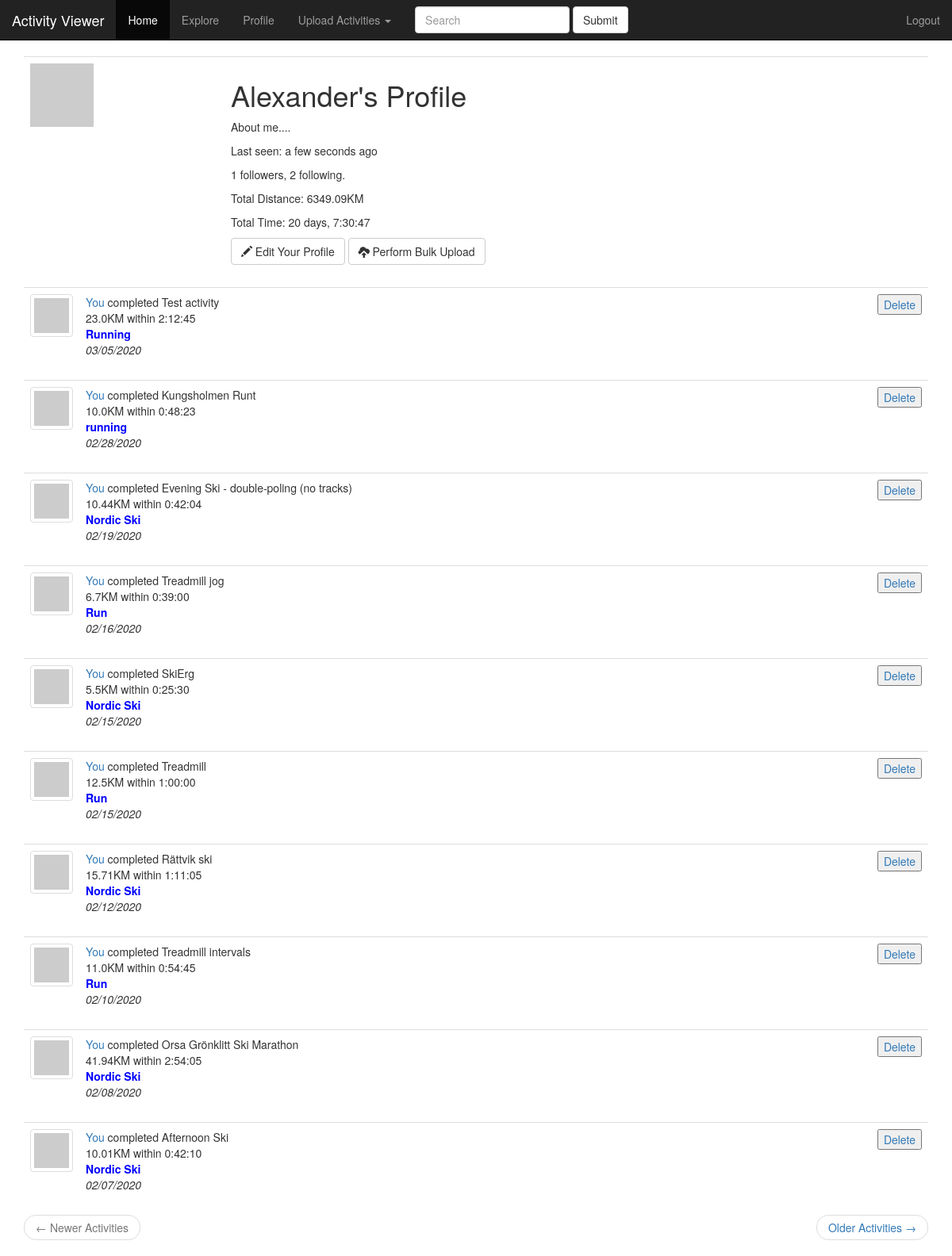
Screenshot of /profile/Alexander (signed in) with the database file from the repository.
### app/models.py (models this page shows, shortened)
class User(UserMixin, db.Model):
    id = db.Column(db.Integer, primary_key=True)
    username = db.Column(db.String(64), index=True, unique=True)
    email = db.Column(db.String(120), index=True, unique=True)
    activities = db.relationship('Activity', backref='athlete', lazy='dynamic')
    password_hash = db.Column(db.String(128))
    about_me = db.Column(db.String(140))
    last_seen = db.Column(db.DateTime, default=datetime.utcnow)
    follows = db.relationship(
        'User', secondary=followers,
        primaryjoin=(followers.c.follower_id == id),
        secondaryjoin=(followers.c.follows_id == id),
        backref=db.backref('followers', lazy='dynamic'), lazy='dynamic')
    def avatar(self, size):
        digest = md5(self.email.lower().encode('utf-8')).hexdigest()
        return 'https://www.gravatar.com/avatar/{}?d=identicon&s={}'.format(
            digest, size)

class Activity(db.Model):
    id = db.Column(db.Integer, primary_key=True)
    timestamp = db.Column(db.DateTime, index=True, default=datetime.utcnow)
    title = db.Column(db.String(64), index=True)
    activity_type = db.Column(db.String(64), index=True)
    distance = db.Column(db.Float)
    duration = db.Column(db.Integer)
    user_id = db.Column(db.Integer, db.ForeignKey('user.id'))

### app/main/routes.py (the view)
@bp.route('/profile/<username>', methods=['GET', 'POST'])
@login_required
def profile(username):
    user = User.query.filter_by(username=username).first_or_404()
    page = request.args.get('page', 1, type=int)
    activities = user.activities.order_by(Activity.timestamp.desc()).paginate(
        page, app.config['ACTIVITIES_PER_PAGE'], False)
    total_distance = data_processing.total_column(Activity.distance, user.id)
    total_time = data_processing.total_column(Activity.duration, user.id)
    next_url = url_for('main.profile', username=user.username, page=activities.next_num) \
        if activities.has_next else None
    prev_url = url_for('main.profile', username=user.username, page=activities.prev_num) \
        if activities.has_prev else None
    return render_template('profile.html', title="Profile", user=user, page=page, activities=activities.items,
                           total_distance=total_distance, total_time=total_time,
                           next_url=next_url, prev_url=prev_url)

### app/analytics/data_processing.py (called while the page is built)
def total_column(column, user_id):
    total_distance = db.session.query(func.sum(column)). \
        filter(Activity.user_id == user_id).scalar()
    return round(total_distance, 2)

### app/main/routes.py (called while the page is built)
@bp.before_request
def before_request():
    if current_user.is_authenticated:
        current_user.last_seen = datetime.utcnow()
        db.session.commit()

### app/models.py (called while the page is built)
@login.user_loader
def load_user(id):
    return User.query.get(int(id))

### app/momentjs.py (called while the page is built)
    def render(self, format):
        return Markup("<script>\ndocument.write(moment(\"%s\").%s);\n</script>" % (self.timestamp.strftime("%Y-%m-%dT%H:%M:%S Z"), format))

    def calendar(self):
        return self.render("calendar()")

    def fromNow(self):
        return self.render("fromNow()")

### app/templates/profile.html
<!DOCTYPE html>
<html lang="en">
{% extends "base.html" %}
{% import "bootstrap/wtf.html" as wtf %}
{% block app_content %}
    <table class="table table-default">
        <tr valign="top">
            <td ><img src="{{ user.avatar(128) }}"></td>
            <td>
                <h1>{{ user.username }}'s Profile</h1>
                {% if user.about_me %}<p>{{ user.about_me }}</p>{% endif %}
                {% if user.last_seen %}<p>Last seen: {{ momentjs(user.last_seen).fromNow() }}</p>{% endif %}
                <p>{{ user.followers.count() }} followers, {{ user.follows.count() }} following.</p>
                <p>Total Distance: {{ total_distance }}KM</p>
                <p>Total Time: {{ datetime.timedelta(seconds=total_time) }}</p>
                {% if user == current_user %}
                <a class="btn btn-default" href="{{url_for('main.edit_profile')}}" role="button">
                    <span class="glyphicon glyphicon-pencil" aria-hidden="true"></span> Edit Your Profile</a>
                <a class="btn btn-default" href="{{url_for('main.bulk_upload')}}" role="button">
                    <span class="glyphicon glyphicon-cloud-upload" aria-hidden="true"></span> Perform Bulk Upload</a>
                {% elif not current_user.is_following(user) %}
                <p><a href="{{ url_for('main.follow', username=user.username) }}">Follow</a></p>
                {% else %}
                <p><a href="{{ url_for('main.unfollow', username=user.username) }}">Unfollow</a></p>
                {% endif %}
            </td>
        </tr>
    </table>
    {% for activity in activities %}
        {% include '_activity.html' %}
    {% endfor %}
    <nav aria-label="...">
        <ul class="pager">
            <li class="previous{% if not prev_url %} disabled{% endif %}">
                <a href="{{ prev_url or '#' }}">
                    <span aria-hidden="true">&larr;</span> Newer Activities
                </a>
            </li>
            <li class="next{% if not next_url %} disabled{% endif %}">
                <a href="{{ next_url or '#' }}">
                    Older Activities <span aria-hidden="true">&rarr;</span>
                </a>
            </li>
        </ul>
    </nav>
{% endblock %}

### app/templates/base.html (shortened to what this page needs)
<!DOCTYPE html>
<html lang="en">
<link rel="stylesheet" type="text/css" href="/static/CSS/base.css">
{% extends "bootstrap/base.html" %}
{% block navbar %}
<nav class="navbar navbar-inverse navbar-static-top">
  <div class="container-fluid">
    <div class="navbar-header">
      <a class="navbar-brand" href="{{url_for('main.index')}}">Activity Viewer</a>
    </div>
    <div class="collapse navbar-collapse" id="bs-example-navbar-collapse-1">
      <ul class="nav navbar-nav">
        <li class="active"><a href="{{ url_for('main.index') }}">Home<span class="sr-only">(current)</span></a></li>
        {% if current_user.is_authenticated %}
        <li><a href="{{ url_for('main.explore') }}">Explore</a></li>
        <li><a href="{{ url_for('main.profile', username=current_user.username) }}">Profile</a></li>
        <li class="dropdown">
          <a href="#" class="dropdown-toggle" data-toggle="dropdown" role="button" aria-haspopup="true" aria-expanded="false">Upload Activities <span class="caret"></span></a>
        </li>
        {% endif %}
      </ul>
      <form class="navbar-form navbar-left">
        <div class="form-group">
          <input type="text" class="form-control" placeholder="Search">
        </div>
        <button type="submit" class="btn btn-default">Submit</button>
      </form>
      <ul class="nav navbar-nav navbar-right">
        {% if current_user.is_anonymous %}
        <li><a href="{{ url_for('auth.login') }}">Login</a></li>
        <li><a href="{{ url_for('auth.register') }}">Register</a></li>
        {% else %}
        <li><a href="{{ url_for('auth.logout') }}">Logout</a></li>
        {% endif %}
      </ul>
    </div>
  </div>
</nav>
{% endblock %}
{% block content %}
<div class="container">
    {% block app_content %}{% endblock %}
</div>
{% endblock %}

### app/templates/_activity.html
<!DOCTYPE html>
<html lang="en">
<table class="table table-hover">
        <tr>
            <td width="70px">
                <a href="{{ url_for('main.profile', username=activity.athlete.username) }}">
                    <img src="{{ activity.athlete.avatar(50) }}" class="img-thumbnail">
                </a>
            </td>
            <td>
                {% if activity.athlete == current_user %}
                <a href="{{ url_for('main.profile', username=current_user.username) }}">
                    You
                </a>
                {% else %}
                <a href="{{ url_for('main.profile', username=activity.athlete.username) }}">
                    {{ activity.athlete.username }}
                </a>
                {% endif %}
                completed {{ activity.title }}
                <br>
                <span>{{ activity.distance}}KM within {{ datetime.timedelta(seconds=activity.duration) }} </span>
                <br>
                <span style="color:blue;font-weight:bold"> {{ activity.activity_type }}</span>
                <br>
                <em>{{ momentjs(activity.timestamp).calendar() }}</em>
            </td>
            <td align="right">
                {% if activity.athlete == current_user %}
                <a href="{{ url_for('main.delete_activity', activity=activity.id) }}">
                    <button class="">Delete</button>
                </a>
                {% endif %}
            </td>
        </tr>
    </table>
</html>

### rows the page displays
User: username "Alexander", about_me "About me...."
Activity: title "Test activity", distance "23.0", timedelta "2:12:45", activity_type "Running"
Activity: title "Kungsholmen Runt", distance "10.0", timedelta "0:48:23", activity_type "running"
Activity: title "Evening Ski - double-poling (no tracks)", distance "10.44", timedelta "0:42:04", activity_type "Nordic Ski"
Activity: title "Treadmill jog", distance "6.7", timedelta "0:39:00", activity_type "Run"
Activity: title "SkiErg", distance "5.5", timedelta "0:25:30", activity_type "Nordic Ski"
Activity: title "Treadmill", distance "12.5", timedelta "1:00:00", activity_type "Run"
Activity: title "Rättvik ski", distance "15.71", timedelta "1:11:05", activity_type "Nordic Ski"
Activity: title "Treadmill intervals", distance "11.0", timedelta "0:54:45", activity_type "Run"
Activity: title "Orsa Grönklitt Ski Marathon", distance "41.94", timedelta "2:54:05", activity_type "Nordic Ski"
Activity: title "Afternoon Ski", distance "10.01", timedelta "0:42:10", activity_type "Nordic Ski"

### other values shown
{{ user.followers.count() }} "1"
{{ user.follows.count() }} "2"
{{ total_distance }} "6349.09"
{{ datetime.timedelta(seconds=total_time) }} "20 days, 7:30:47"
